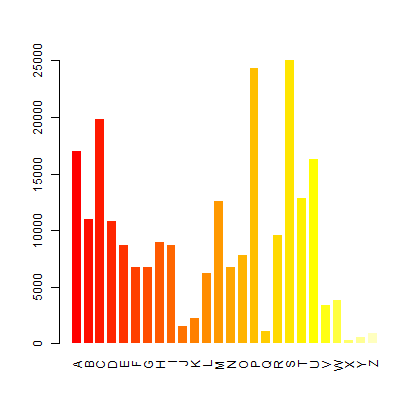

Here is the R script that generated this plot:
words <- readLines("words.txt")
first_letter <- substring(words, 1, 1)
barplot_dat <- table(toupper(first_letter))
write.table(barplot_dat, "barplot_dat.tsv",
            sep = "\t", row.names = FALSE, quote = FALSE)

png(filename="barplot.png",width = 420, height = 420)
par(las=3)
barplot(barplot_dat,col=heat.colors(length(barplot_dat)+1),border="white")
dev.off()
